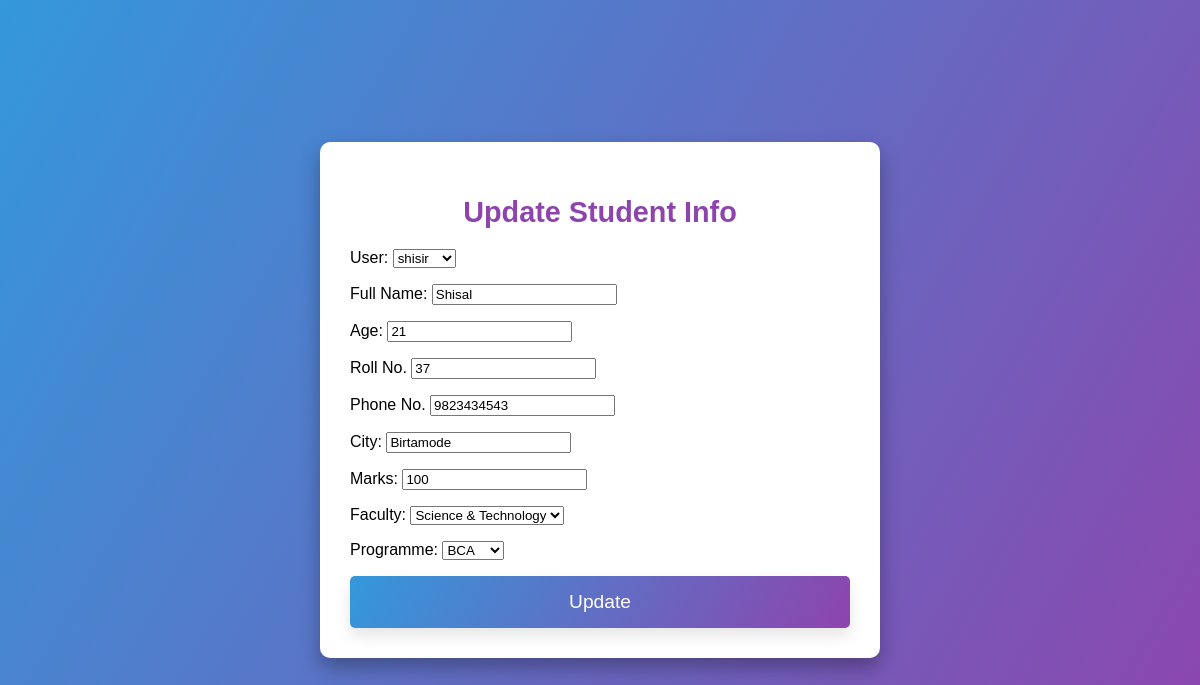
Screenshot of /update/2/ (signed in) with the database file from the repository.
### app/models.py (models this page shows, shortened)
class Student(models.Model):
    user = models.ForeignKey(User, on_delete=models.CASCADE,default=1,blank=True,null=True)
    name = models.CharField(max_length=50)
    age = models.IntegerField()
    roll = models.IntegerField()
    phone = models.CharField(max_length=10)
    city = models.CharField(max_length=100)
    faculty_choices = (
        ('Management','Management'),
        ('Science & Technology','Science & Technology'),
    )
    marks = models.IntegerField()
    programme_choices = (
        ('BBA','BBA'),
        ('BCA','BCA'),
        ('MCA','MCA'),
        ('MBA','MBA'),
    )
    faculty = models.CharField(max_length=50, choices=faculty_choices)
    programme = models.CharField(max_length=20, choices=programme_choices)

### app/views.py (the view)
# urls.py: path('update/<int:id>/',views.update, name= 'update'),
@login_required(login_url='login')
def update(request,id):
    student = Student.objects.get(id = id)
    form = StudentForm(instance=student)
    if request.method == 'POST':
        form = StudentForm(request.POST,instance=student)
        if form.is_valid():
            form.save()
            return redirect('student')
    return render(request, 'update.html',{'form':form,'students':student})

### app/forms.py
class StudentForm(ModelForm):
    class Meta:
        model = Student
        fields = '__all__'
        labels = {
            'name':'Full Name',
            'age':'Age',
            'roll':'Roll No.',
            'phone':'Phone No.',
            'city':'City',
            'marks':'Marks',
            'faculty':'Faculty',
            'programme':'Programme',
        }

### templates/update.html (shortened to what this page needs)
<!DOCTYPE html>
<html lang="en">
<head>
</head>
<body>
    <div class="container">
        <h2>Update Student Info</h2>
        <form method="POST">
            {{ form.as_p }}
            <button type="submit" class="btn">Update</button>
        </form>
    </div>
</body>
</html>

### templates/update.html (style rules this page uses)
body { font-family: 'Arial', sans-serif; background: linear-gradient(120deg, #3498db, #8e44ad); margin: 0; display: flex; justify-content: center; align-items: center; height: 100vh; }
.container { max-width: 500px; width: 100%; background: #fff; padding: 30px; box-shadow: 0 10px 20px rgba(0, 0, 0, 0.3); border-radius: 10px; animation: fadeInUp 1s ease; }
h2 { text-align: center; color: #8e44ad; margin-bottom: 20px; font-size: 1.8em; }
.btn { width: 100%; padding: 15px; border: none; border-radius: 5px; background: linear-gradient(120deg, #3498db, #8e44ad); color: white; font-size: 1.2em; cursor: pointer; transition: background 0.3s ease; box-shadow: 0 8px 15px rgba(0, 0, 0, 0.1); }

### rows the page displays
Student: user "shisir", name "Shisal", age "21", roll "37", phone "9823434543", city "Birtamode", marks "100", faculty "Science & Technology", programme "BCA"
